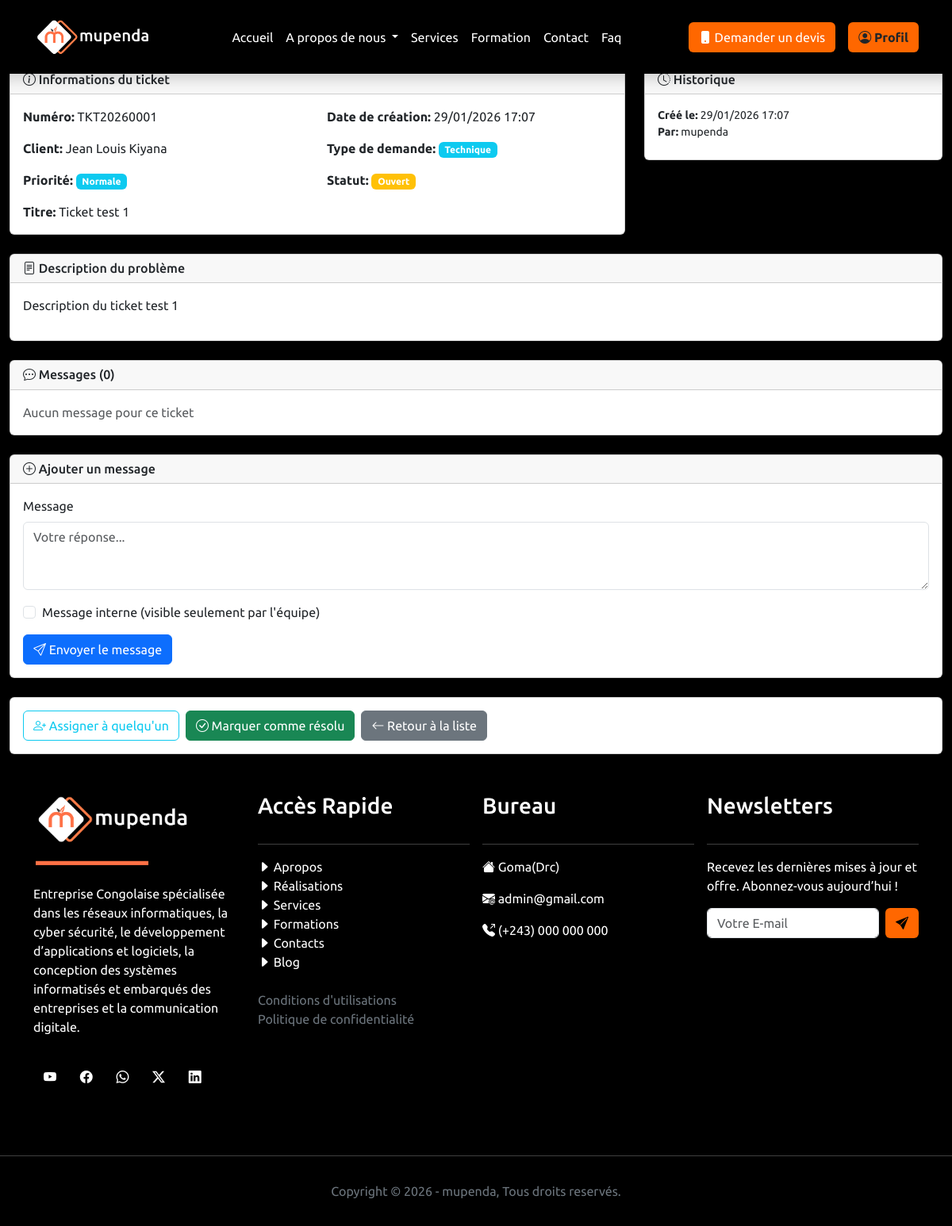
The page /administration/support/tickets/1/ (signed in) on the database its author committed.
### MupendaApp/models.py (models this page shows, shortened)
class TicketSupport(models.Model):
    STATUT_CHOICES = [
        ('OUVERT', 'Ouvert'),
        ('EN_COURS', 'En cours'),
        ('RESOLU', 'Résolu'),
        ('FERME', 'Fermé'),
        ('URGENT', 'Urgent'),
    ]
    PRIORITE_CHOICES = [
        ('BASSE', 'Basse'),
        ('NORMALE', 'Normale'),
        ('HAUTE', 'Haute'),
        ('URGENTE', 'Urgente'),
    ]
    TYPE_CHOICES = [
        ('TECHNIQUE', 'Technique'),
        ('FACTURATION', 'Facturation'),
        ('COMMERCIAL', 'Commercial'),
        ('AUTRE', 'Autre'),
    ]
    numero = models.CharField(max_length=50, unique=True)
    client = models.ForeignKey(Client, on_delete=models.CASCADE, related_name='tickets')
    titre = models.CharField(max_length=200)
    description = models.TextField()
    type_demande = models.CharField(max_length=20, choices=TYPE_CHOICES, default='TECHNIQUE')
    priorite = models.CharField(max_length=20, choices=PRIORITE_CHOICES, default='NORMALE')
    statut = models.CharField(max_length=20, choices=STATUT_CHOICES, default='OUVERT')
    assigne_a = models.ForeignKey(
        settings.AUTH_USER_MODEL,
        on_delete=models.SET_NULL,
        null=True,
        blank=True,
        related_name='tickets_assignes'
    )
    projet_concerne = models.ForeignKey(Projet, on_delete=models.SET_NULL, null=True, blank=True, related_name='tickets')
    date_creation = models.DateTimeField(auto_now_add=True)
    date_resolution = models.DateTimeField(null=True, blank=True)
    cree_par = models.ForeignKey(
        settings.AUTH_USER_MODEL,
        on_delete=models.SET_NULL,
        null=True,
        related_name='tickets_crees'
    )
    resolu_par = models.ForeignKey(
        settings.AUTH_USER_MODEL,
        on_delete=models.SET_NULL,
        null=True,
        blank=True,
        related_name='tickets_resolus'
    )
    cree_le = models.DateTimeField(auto_now_add=True)
    modifie_le = models.DateTimeField(auto_now=True)
    class Meta:
        ordering = ['-date_creation']
        verbose_name = "Ticket support"
        verbose_name_plural = "Tickets support"

class Client(models.Model):
    TYPE_CLIENT_CHOICES = [
        ('PME', 'PME'),
        ('STARTUP', 'Startup'),
        ('GRAND_COMPTE', 'Grand Compte'),
        ('PARTICULIER', 'Particulier'),
    ]
    STATUT_CLIENT_CHOICES = [
        ('PROSPECT', 'Prospect'),
        ('ACTIF', 'Actif'),
        ('INACTIF', 'Inactif'),
        ('ARCHIVE', 'Archivé'),
    ]
    nom = models.CharField(max_length=100)
    adresse = models.CharField(max_length=255)
    email = models.EmailField(unique=True)
    telephone = models.CharField(max_length=20, blank=True, null=True)
    type_client = models.CharField(max_length=20, choices=TYPE_CLIENT_CHOICES, default='PARTICULIER')
    statut_client = models.CharField(max_length=20, choices=STATUT_CLIENT_CHOICES, default='PROSPECT')
    siret = models.CharField(max_length=14, blank=True, null=True, help_text="Numéro SIRET pour les entreprises")
    secteur_activite = models.CharField(max_length=100, blank=True, null=True)
    site_web = models.URLField(blank=True, null=True)
    notes = models.TextField(blank=True, null=True)
    responsable_compte = models.ForeignKey(
        settings.AUTH_USER_MODEL,
        on_delete=models.SET_NULL,
        null=True,
        related_name='clients_geres'
    )
    date_creation = models.DateTimeField(auto_now_add=True)
    date_maj = models.DateTimeField(auto_now=True)
    class Meta:
        ordering = ['-date_creation']
        verbose_name = "Client"
        verbose_name_plural = "Clients"

class CustomUser(AbstractUser):
    is_administrateur = models.BooleanField(default=False)
    is_utilisateur = models.BooleanField(default=True)
    photo_profil = models.ImageField(upload_to="static/images", blank=True, null=True)

### MupendaApp/views.py (the view)
# urls.py: path('administration/support/tickets/<int:ticket_id>/', views.FicheTicketView, name='fiche_ticket'),
@login_required
def FicheTicketView(request, ticket_id):
    ticket = get_object_or_404(TicketSupport, id=ticket_id)
    messages = ticket.messages.select_related('auteur').order_by('date_message')
    return render(request, 'administration/support/fiche_ticket.html', {
        'ticket': ticket,
        'messages': messages,
    })

### MupendaApp/templates/administration/support/fiche_ticket.html (shortened to what this page needs)
{% extends "base.html" %}
{% load static %}
{% block content %}
<div class="container-fluid">
    <div class="d-flex justify-content-between align-items-center mb-4">
        <div>
            <h1 class="h3 mb-0">
            </h1>
            <p class="text-muted mb-0">Créé le {{ ticket.date_creation|date:"d/m/Y H:i" }} par {{ ticket.cree_par.get_full_name|default:ticket.cree_par.username }}</p>
        </div>
        <div>
            {% if ticket.statut != 'RESOLU' %}
                <a href="{% url 'assigner_ticket' ticket.id %}" class="btn btn-outline-info">
                </a>
                <a href="{% url 'resoudre_ticket' ticket.id %}" class="btn btn-success">
                </a>
            {% endif %}
            <a href="{% url 'liste_tickets' %}" class="btn btn-secondary">
            </a>
        </div>
    </div>
    <div class="row mb-4">
        <div class="col-md-8">
            <div class="card">
                <div class="card-header">
                    <h6 class="mb-0">
                        <i class="bi bi-info-circle"></i> Informations du ticket
                    </h6>
                </div>
                <div class="card-body">
                    <div class="row mb-3">
                        <div class="col-md-6">
                            <strong>Numéro:</strong> {{ ticket.numero }}
                        </div>
                        <div class="col-md-6">
                            <strong>Date de création:</strong> {{ ticket.date_creation|date:"d/m/Y H:i" }}
                        </div>
                    </div>
                    <div class="row mb-3">
                        <div class="col-md-6">
                            <strong>Client:</strong> {{ ticket.client.nom }}
                        </div>
                        <div class="col-md-6">
                            <strong>Type de demande:</strong>
                            <span class="badge bg-info">{{ ticket.get_type_demande_display }}</span>
                        </div>
                    </div>
                    <div class="row mb-3">
                        <div class="col-md-6">
                            <strong>Priorité:</strong>
                            <span class="badge bg-{% if ticket.priorite == 'URGENTE' %}danger{% elif ticket.priorite == 'HAUTE' %}warning{% elif ticket.priorite == 'NORMALE' %}info{% else %}secondary{% endif %}">
                                {{ ticket.get_priorite_display }}
                            </span>
                        </div>
                        <div class="col-md-6">
                            <strong>Statut:</strong>
                            <span class="badge bg-{% if ticket.statut == 'OUVERT' %}warning{% elif ticket.statut == 'EN_COURS' %}info{% elif ticket.statut == 'RESOLU' %}success{% else %}secondary{% endif %}">
                                {{ ticket.get_statut_display }}
                            </span>
                        </div>
                    </div>
                    <div class="row">
                        <div class="col-12">
                            <strong>Titre:</strong> {{ ticket.titre }}
                        </div>
                    </div>
                </div>
            </div>
        </div>
        <div class="col-md-4">
            <div class="card">
                <div class="card-header">
                    <h6 class="mb-0">
                        <i class="bi bi-clock-history"></i> Historique
                    </h6>
                </div>
                <div class="card-body">
                    <p class="small mb-2">
                        <strong>Créé le:</strong> {{ ticket.date_creation|date:"d/m/Y H:i" }}<br>
                        <strong>Par:</strong> {{ ticket.cree_par.get_full_name|default:ticket.cree_par.username }}
                    </p>
                </div>
            </div>
        </div>
    </div>
    <div class="card mb-4">
        <div class="card-header">
            <h6 class="mb-0">
                <i class="bi bi-file-text"></i> Description du problème
            </h6>
        </div>
        <div class="card-body">
            <p class="mb-0">{{ ticket.description|linebreaks }}</p>
        </div>
    </div>
    <div class="card mb-4">
        <div class="card-header">
            <h6 class="mb-0">
                <i class="bi bi-chat-dots"></i> Messages ({{ messages.count }})
            </h6>
        </div>
        <div class="card-body">
            {% if messages %}
                {% for message in messages %}
                <div class="d-flex mb-3">
                    <div class="flex-shrink-0">
                        {% if message.auteur.photo_profil %}
                            <img src="{{ message.auteur.photo_profil.url }}"
                                 class="rounded-circle" width="40" height="40">
                        {% else %}
                            <div class="bg-secondary rounded-circle d-flex align-items-center justify-content-center"
                                 style="width: 40px; height: 40px; color: white;">
                                <i class="bi bi-person"></i>
                            </div>
                        {% endif %}
                    </div>
                    <div class="flex-grow-1 ms-3">
                        <div class="d-flex justify-content-between align-items-center mb-1">
                            <strong>{{ message.auteur.get_full_name|default:message.auteur.username }}</strong>
                            <small class="text-muted">{{ message.date_message|date:"d/m/Y H:i" }}</small>
                        </div>
                        <div class="bg-light rounded p-2">
                            <p class="mb-0">{{ message.contenu|linebreaks }}</p>
                        </div>
                        {% if message.est_interne %}
                            <small class="text-muted">
                                <i class="bi bi-lock"></i> Message interne
                            </small>
                        {% endif %}
                    </div>
                </div>
                {% endfor %}
            {% else %}
                <p class="text-muted mb-0">Aucun message pour ce ticket</p>
            {% endif %}
        </div>
    </div>
    {% if ticket.statut != 'RESOLU' %}
    <div class="card mb-4">
        <div class="card-header">
            <h6 class="mb-0">
                <i class="bi bi-plus-circle"></i> Ajouter un message
            </h6>
        </div>
        <div class="card-body">
            <form method="post" action="{% url 'ajouter_message_ticket' ticket.id %}">
                <div class="mb-3">
                    <label for="contenu" class="form-label">Message</label>
                    <textarea class="form-control" id="contenu" name="contenu" rows="3"
                              placeholder="Votre réponse..."></textarea>
                </div>
                <div class="mb-3">
                    <div class="form-check">
                        <input class="form-check-input" type="checkbox" id="est_interne" name="est_interne">
                        <label class="form-check-label" for="est_interne">
                            Message interne (visible seulement par l'équipe)
                        </label>
                    </div>
                </div>
                <button type="submit" class="btn btn-primary">
                    <i class="bi bi-send"></i> Envoyer le message
                </button>
            </form>
        </div>
    </div>
    {% endif %}
    <div class="card">
        <div class="card-body">
            <div class="d-flex gap-2">
                {% if ticket.statut != 'RESOLU' %}
                    <a href="{% url 'assigner_ticket' ticket.id %}" class="btn btn-outline-info">
                        <i class="bi bi-person-plus"></i> Assigner à quelqu'un
                    </a>
                    <a href="{% url 'resoudre_ticket' ticket.id %}" class="btn btn-success">
                        <i class="bi bi-check-circle"></i> Marquer comme résolu
                    </a>
                {% endif %}
                <a href="{% url 'liste_tickets' %}" class="btn btn-secondary">
                    <i class="bi bi-arrow-left"></i> Retour à la liste
                </a>
            </div>
        </div>
    </div>
</div>
{% endblock %}

### rows shown on the page
TicketSupport: numero "TKT20260001", date_creation "29/01/2026 17:07", client.nom "Jean Louis Kiyana", type_demande "Technique", priorite "Normale", statut "Ouvert", titre "Ticket test 1", cree_par.get_full_name "mupenda", description "Description du ticket test 1"

### other values the page prints
{{ messages.count }} "0"
